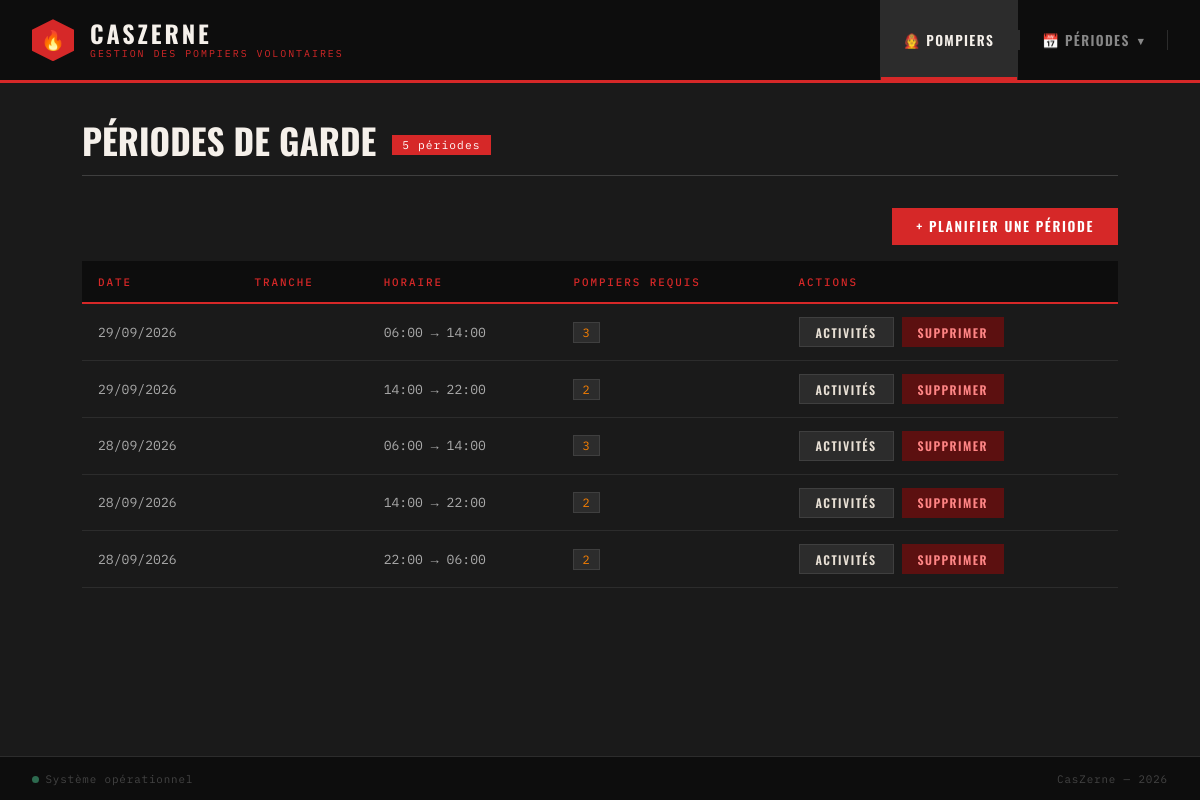
Screenshot of /controleur/listePeriodes.php with the database file from the repository.
### tables this page shows
CREATE TABLE PERIODE_GARDE (
    idTranche   INT  NOT NULL COMMENT 'FK → TRANCHE',
    datePeriode DATE NOT NULL COMMENT 'Date de la période de garde',
    nbPompiers  INT  NOT NULL DEFAULT 0 COMMENT 'Nombre de pompiers requis pour cette période',
    PRIMARY KEY (idTranche, datePeriode),
    CONSTRAINT fk_pg_tranche FOREIGN KEY (idTranche) REFERENCES TRANCHE(idTranche)
        ON UPDATE CASCADE ON DELETE RESTRICT
);

CREATE TABLE TRANCHE (
    idTranche   INT          NOT NULL AUTO_INCREMENT,
    libelle     VARCHAR(50)  NOT NULL COMMENT 'Ex : Matin, Après-midi, Nuit',
    heureDebut  TIME         NOT NULL COMMENT 'Heure de début de la tranche',
    heureFin    TIME         NOT NULL COMMENT 'Heure de fin de la tranche',
    PRIMARY KEY (idTranche)
);

### controleur/listePeriodes.php (called while the page is built, shortened)
<?php
require_once RACINE . '/Core/DAO/PeriodeDAO.php';
try {
    $dao      = new PeriodeDAO();
    $periodes = $dao->getTous();
} catch (Exception $e) {
    $periodes = [];
    $erreur   = erreurTechnique($e, "Impossible de charger les périodes.");
}
require_once RACINE . '/vue/entete.php';
require_once RACINE . '/vue/vueListePeriodes.php';
require_once RACINE . '/vue/pied.php';

### modele/Connexion.php (called while the page is built, shortened)
<?php
class Connexion {
    private static ?PDO $instance = null;
    public static function getConnexion(): PDO {
        if (self::$instance === null) {
            $login   = "votre_login";
            $mdp     = "votre_mot_de_passe";
            $bd      = "nom_de_la_table";
            $serveur = "ip_serveur_ou_localhost";
            self::$instance = new PDO(
                "mysql:host=$serveur;dbname=$bd;charset=utf8",
                $login,
                $mdp,
                [PDO::ATTR_ERRMODE => PDO::ERRMODE_EXCEPTION,
                 PDO::ATTR_DEFAULT_FETCH_MODE => PDO::FETCH_ASSOC]
            );
        }
        return self::$instance;
    }
}

### Core/DAO/PeriodeDAO.php (called while the page is built, shortened)
<?php
require_once __DIR__ . '/../../modele/Connexion.php';
class PeriodeDAO {
    private PDO $connexion;
    public function __construct() {
        $this->connexion = Connexion::getConnexion();
    }
    public function getTous(): array {
        $sql  = "SELECT pg.idTranche, pg.datePeriode, pg.nbPompiers,
                        t.libelle AS libelleTranche, t.heureDebut, t.heureFin
                 FROM   PERIODE_GARDE pg
                 JOIN   TRANCHE t ON t.idTranche = pg.idTranche
                 ORDER  BY pg.datePeriode DESC, pg.idTranche";
        $stmt = $this->connexion->query($sql);
        return $stmt->fetchAll();
    }
}

### vue/vueListePeriodes.php (the view, shortened to what this page needs)
<div class="page-title">
    <h1>Périodes de garde</h1>
    <span class="badge"><?= count($periodes) ?> période<?= count($periodes) > 1 ? 's' : '' ?></span>
</div>
<?php if (empty($periodes)): ?>
    <div class="empty-state">
        <div class="icon">📅</div>
        <p>Aucune période de garde planifiée.</p>
        <br>
        <a href="index.php?action=ajouterPeriode" class="btn btn-rouge">+ Planifier une période</a>
    </div>
<?php else: ?>
    <div style="display:flex; justify-content:flex-end; margin-bottom:1rem;">
        <a href="index.php?action=ajouterPeriode" class="btn btn-rouge">+ Planifier une période</a>
    </div>
    <div class="table-wrapper">
        <table>
            <thead>
                <tr>
                    <th>Date</th>
                    <th>Tranche</th>
                    <th>Horaire</th>
                    <th>Pompiers requis</th>
                    <th>Actions</th>
                </tr>
            </thead>
            <tbody>
                <?php foreach ($periodes as $p): ?>
                <tr>
                    <td class="mono"><?= htmlspecialchars(date('d/m/Y', strtotime($p['datePeriode']))) ?></td>
                    <td><?= htmlspecialchars($p['libelleTrache']) ?></td>
                    <td class="mono"><?= substr($p['heureDebut'],0,5) ?> → <?= substr($p['heureFin'],0,5) ?></td>
                    <td>
                        <span class="badge-bip"><?= (int)$p['nbPompiers'] ?></span>
                    </td>
                    <td>
                        <div class="actions-cell">
                            <a href="index.php?action=detailPeriode&idTranche=<?= $p['idTranche'] ?>&datePeriode=<?= urlencode($p['datePeriode']) ?>"
                               class="btn btn-acier btn-sm">Activités</a>
                            <a href="index.php?action=supprimerPeriode&idTranche=<?= $p['idTranche'] ?>&datePeriode=<?= urlencode($p['datePeriode']) ?>"
                               class="btn btn-danger btn-sm"
                               onclick="return confirm('Supprimer cette période et toutes ses activités ?')">
                                Supprimer
                            </a>
                        </div>
                    </td>
                </tr>
                <?php endforeach; ?>
            </tbody>
        </table>
    </div>
<?php endif; ?>

### vue/entete.php (shortened to what this page needs)
<!DOCTYPE html>
<html lang="fr">
<head>
    <link rel="stylesheet" href="vue/CSS/style.css">
</head>
<body>
<header>
    <a href="index.php" class="header-brand">
        <div class="brand-icon">🔥</div>
        <div class="brand-text">
            <span class="brand-name">CasZerne</span>
            <span class="brand-sub">Gestion des pompiers volontaires</span>
        </div>
    </a>
    <nav>
        <?php
            $action = $_GET['action'] ?? 'defaut';
            $navPompiers = in_array($action, ['defaut','listePompiers','ajouterPompier','detailPompier','supprimerPompier']);
            $navPeriodes = in_array($action, ['listePeriodes','ajouterPeriode','detailPeriode','supprimerPeriode','ajouterActivite','supprimerActivite']);
        ?>
        <a href="index.php?action=listePompiers" <?= $navPompiers ? 'class="active"' : '' ?>>
            🧑‍🚒 Pompiers
        </a>
        <div class="nav-dropdown">
            <a href="#" class="nav-dropdown-trigger <?= $navPeriodes ? 'active' : '' ?>" aria-haspopup="true" aria-expanded="false">
                📅 Périodes <span class="nav-chevron">▾</span>
            </a>
        </div>
    </nav>
</header>
<main>

### vue/pied.php (shortened to what this page needs)
</main>
<footer>
    <span><span class="status-dot"></span>Système opérationnel</span>
    <span>CasZerne &mdash; <?= date('Y') ?></span>
</footer>
</body>
</html>

### rows the page displays
periode_garde: datePeriode "29/09/2026", idTranche.heureDebut "06:00", idTranche.heureFin "14:00", nbPompiers "3"
periode_garde: datePeriode "29/09/2026", idTranche.heureDebut "14:00", idTranche.heureFin "22:00", nbPompiers "2"
periode_garde: datePeriode "28/09/2026", idTranche.heureDebut "06:00", idTranche.heureFin "14:00", nbPompiers "3"
periode_garde: datePeriode "28/09/2026", idTranche.heureDebut "14:00", idTranche.heureFin "22:00", nbPompiers "2"
periode_garde: datePeriode "28/09/2026", idTranche.heureDebut "22:00", idTranche.heureFin "06:00", nbPompiers "2"

### other values shown
count($periodes) "5"
